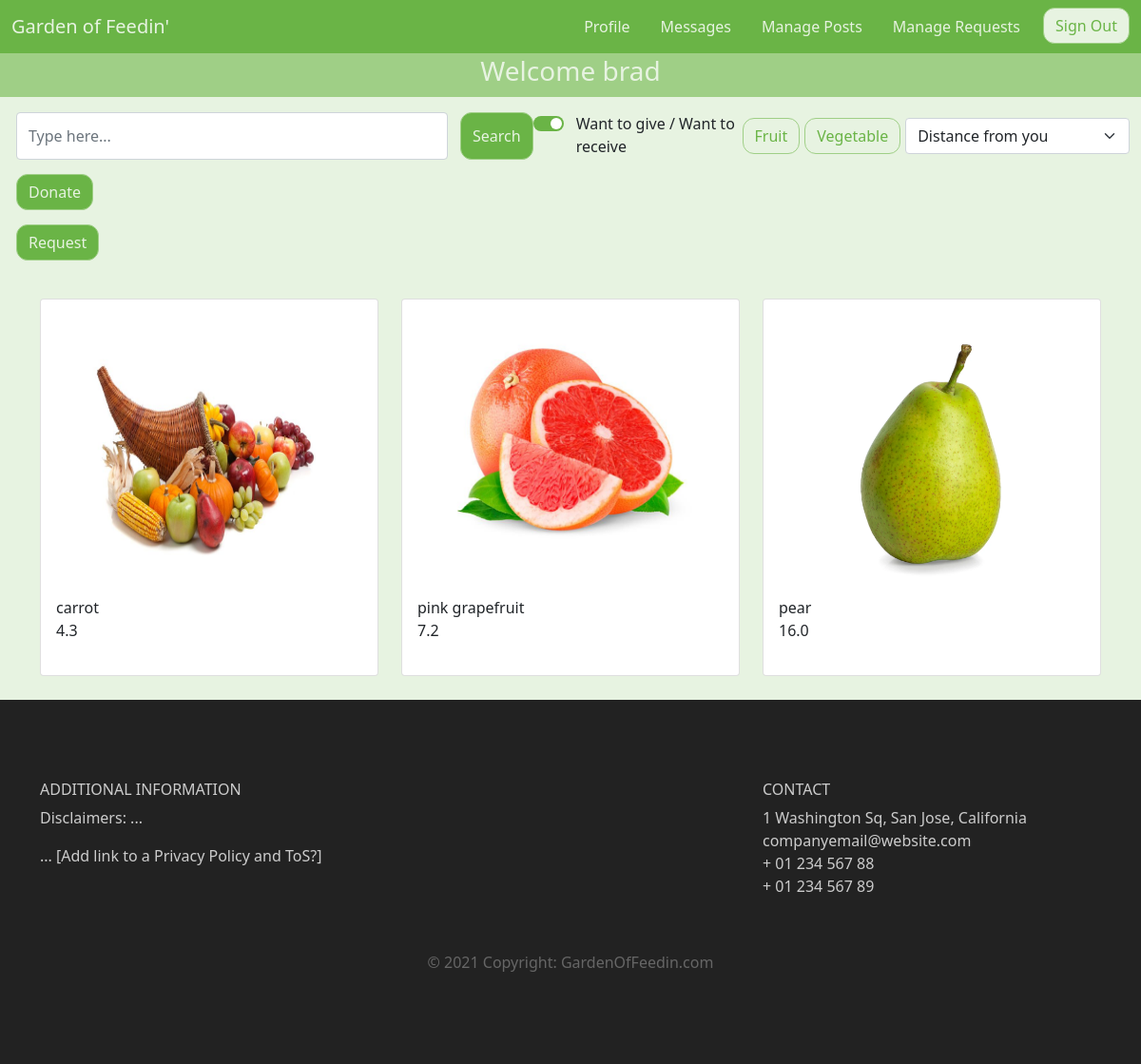
/landing (signed in), run on an earlier commit of the app's database.
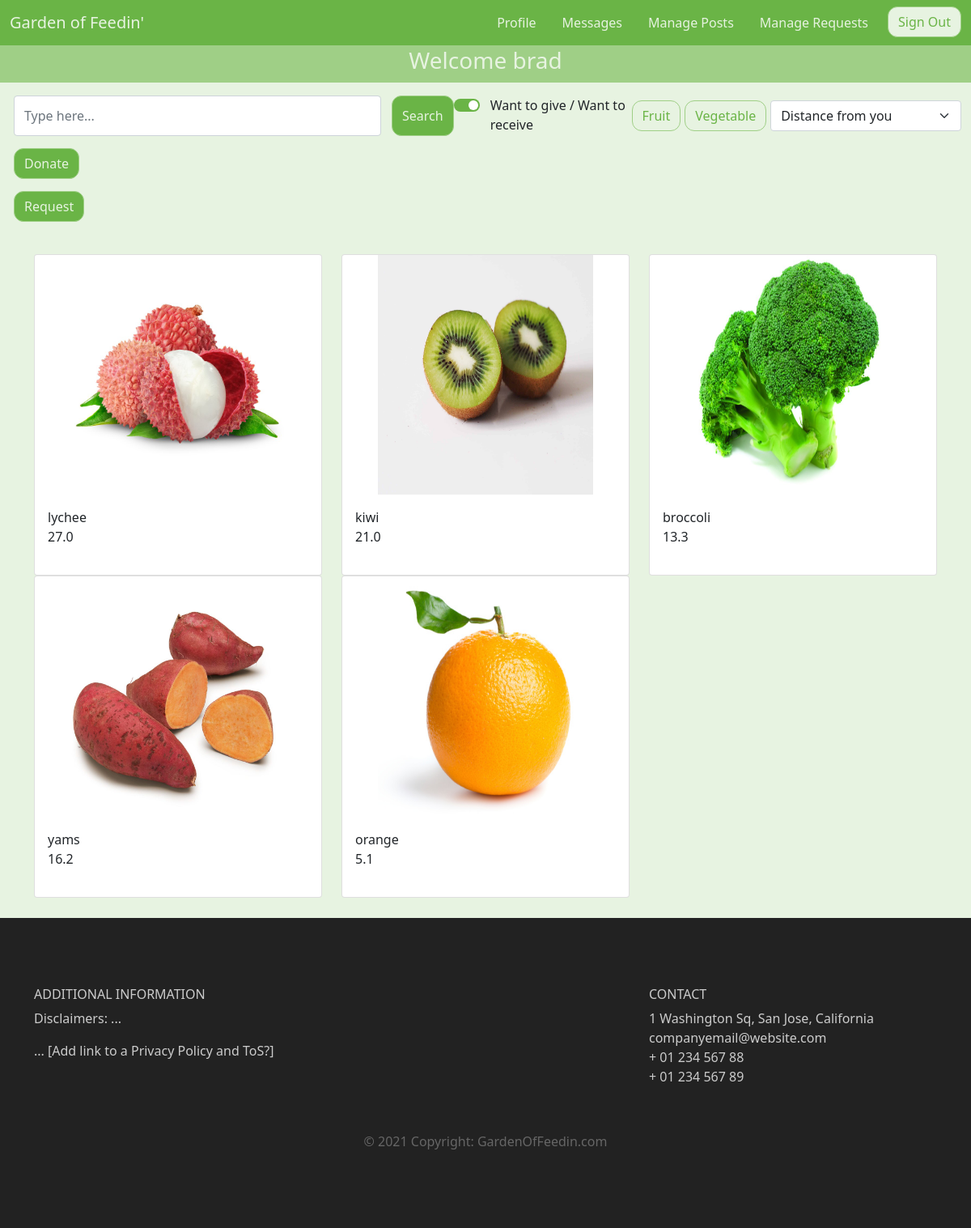
And on a later commit of the database.
### gardenApp/models.py (models this page shows, shortened)
class PublicUser(models.Model):
    email = models.EmailField(unique=True)
    username = models.CharField(max_length=64)
    pass_hash = models.CharField(max_length=128)
    address = models.CharField(max_length=256)
    verified = models.BooleanField(default=False)
    latitude = models.FloatField()
    longitude = models.FloatField()
    image = models.ImageField(upload_to="profile_images", default="profile_images/default_profile.png")

class Produce(models.Model):
    produce_name = models.CharField(max_length=64)
    weight = models.FloatField()
    fruits = models.BooleanField()
    veggies = models.BooleanField()
    owner = models.ForeignKey(PublicUser, on_delete=models.CASCADE)  # foreign key
    date_created = models.DateField(auto_now_add=True)  # date time
    image = models.ImageField(upload_to="produce_images", default="produce_images/default_produce.jpg")
    description = models.TextField(null=True)
    donated = models.BooleanField(default=False)

### gardenApp/views.py (the view)
# urls.py: path('landing', views.landing, name='landing'),
def landing(request):
    id = -1
    try:
        id = request.session['id']
    except:
        return redirect("/")
    user = PublicUser.objects.get(id=id)
    prod = Produce.objects.filter(donated=False)
    context = {
        'username': user.username,
        'searchQuery': prod,
        'recieving' : True
    }
    print('{} is logged in'.format(user.username))
    return render(request, 'landing.html', context)

### gardenApp/templates/landing.html (shortened to what this page needs)
<!DOCTYPE html>
<html lang="en">
    <head>
		<link href="https://cdn.jsdelivr.net/npm/bootstrap@5.1.3/dist/css/bootstrap.min.css" rel="stylesheet">
		<link rel="stylesheet" type="text/css" href="./../static/css/main.css">
	</head>
	<body>
		<nav class="navbar navbar-expand-md">
			<div class="container-fluid">
				<a class="navbar-brand" href="/landing">Garden of Feedin'
				</a>
				<div class="collapse navbar-collapse" id="main-navigation">
					<ul class="navbar-nav">
						<li class="nav-item">
							<a class="nav-link" href="/profile">Profile</a>
						</li>
						<li class="nav-item">
							<a class="nav-link" href="/messages">Messages</a>
						</li>
						<li class="nav-item">
							<a class="nav-link" href="/manage">Manage Posts</a>
						</li>
						<li class="nav-item">
							<a class="nav-link" href="/managerequests">Manage Requests</a>
						</li>
						<li class="nav-item">
							<a href="/signout" class="btn">Sign Out</a>
						</li>
					</ul>
				</div>
			</div>
		</nav>
		<nav class="navbar-light navbar-expand-md" style="background-color: #9FCF86;">
			<div class="welcome">
 			 <h3>Welcome {{ username }}</h3>
			</div>
		</nav>
		<div class="container-fluid form-group ">
			<div class="row">
				<form class="d-flex column-3" action='/search' method='POST'>
					<input class="form-control me-2 w-50" id="search" type="search" placeholder="Type here..." name="search" aria-label="Search">
					<button class="btn btn-primary" type="submit">Search</button>
				<h class="align-self-center form-check form-switch">
					{% if recieving %}
					<input class="form-check-input" type="checkbox" id="flexSwitchCheckDefault" name="recieving" Checked>
					{% else %}
					<input class="form-check-input" type="checkbox" id="flexSwitchCheckDefault" name="recieving">
					{% endif %}
					<label class="form-check-label" for="flexSwitchCheckDefault">Want to give / Want to receive</label>
				</h>
			  {% if fruits %}
			  <input type="radio" class="btn-check" name ="type" id="btn-fruit" autocomplete="off" value='fruit' Checked>
			  <label class="align-self-center  btn btn-outline-success" for="btn-fruit">Fruit</label><br>
			  <input type="radio" class="btn-check" name="type" id="btn-veg" autocomplete="off" value='veg'>
			  <label class="align-self-center  btn btn-outline-success" for="btn-veg">Vegetable</label><br>
			  {% else %}
			  <label class="align-self-center  btn btn-outline-success" for="btn-fruit">Fruit</label><br>
			  <label class="align-self-center  btn btn-outline-success" for="btn-veg">Vegetable</label><br>
			  {% endif %}
			  <select class="align-self-center w-25 form-select" aria-label="Default select example" name="dist">
				  <option selected>Distance from you</option>
			  </select>
				</form>
			</div>
			<form class="d-flex column-3" action='/createpost'>
				<button class="btn btn-primary" type="submit">Donate</button>
			</form>
			<form class="d-flex column-3" action='/createrequest'>
				<button class="btn btn-primary" type="submit">Request</button>
			</form>
		</div>
		<div class="container d-grid">
			<div class="row">
			{% for i in searchQuery %}
				{% if i.image %}
				{% if forloop.counter|divisibleby:3 %}
				<div class="col-lg-4 col-md-4 col-sm-12 d-flex">
					<div class="card h-100 w-100" data-bs-toggle="modal" data-bs-target="#popup{{i.id}}" style="margin-bottom: 50px;">
						<img class="card-image-top h-75 w-75 align-self-center align-items-stretch"  src="{{i.image.url}}" alt = "" >
						<div class="card-body">
							<p class="card-text">{{ i.produce_name }}<br>{{ i.weight }}</p>
						</div>
					</div>
				</div>
				{% else %}
				<div class="col-lg-4 col-md-4 col-sm-12 d-flex">
					<div class="card h-100 w-100" data-bs-toggle="modal" data-bs-target="#popup{{i.id}}" style="margin-bottom: 50px;">
						<img  class="card-image-top h-75 w-75 align-self-center align-items-stretch" src="{{i.image.url}}" class="card-image-top" alt = "" >
						<div class="card-body">
							<p class="card-text">{{ i.produce_name }}<br>{{ i.weight }}</p>
						</div>
					</div>
				</div>
				{% endif %}
				{% endif %}
				{% endfor %}
			</div>
		</div>
		<footer class="page-footer">
			<div class="container">
				<div class="row">
					<div class="col-lg-8 col-md-8 col-sm-12">
						<h6 class="text-uppercase font-weight-bold">Additional Information</h6>
						<p>Disclaimers: ...</p>
						<p>... [Add link to a Privacy Policy and ToS?]</p>
					</div>
				<div class="col-lg-4 col-md-4 col-sm-12">
					<h6 class="text-uppercase font-weight-bold">Contact</h6>
					<p>1 Washington Sq, San Jose, California
					<br/>companyemail@website.com
					<br/>+ 01 234 567 88
					<br/>+ 01 234 567 89</p>
				</div>
					<div class="footer-copyright text-center">© 2021 Copyright: GardenOfFeedin.com</div>
				</div>
			</div>
		</footer>
	</body>
</html>

### gardenApp/static/css/main.css (style rules this page uses)
body { padding: 0; margin: 0; background: #E7F3E1; }
.navbar { background:#6ab446; }
.nav-link, .navbar-brand { color: #E7F3E1; cursor: pointer; }
.nav-link { margin-right: 1em !important; }
.navbar-collapse { justify-content: flex-end; }
.btn { border:1px solid #9FCF86; background:#E7F3E1; border-radius: 12px; color:#6ab446; }
.btn-primary { border:1px solid #9FCF86; background:#6ab446; border-radius: 12px; color:#E7F3E1; }
.page-footer { background-color: #222; color: #ccc; padding: 60px 0 30px; margin-top: 15px; }
.footer-copyright { color: #666; padding: 40px 0; }
.welcome { text-align: center; padding: 2px 0; }
.welcome h3 { color:#E7F3E1; }
.form-group { margin-top: 16px; }
.form-group input, button, label, select { margin-bottom: 15px; margin-left: 5px; }
.form-switch .form-check-input:checked { background-color: #6ab446; border-color: #6ab446; border: none; }
.container { margin-top: 25px; margin-bottom: 25px; }

What changed in the data, as far as the page shows it:
no longer on this page (row edited): Produce: image (placeholder picture), produce_name "carrot", weight "4.3"
no longer on this page (row edited): Produce: image (picture), produce_name "pink grapefruit", weight "7.2"
removed Produce: image (picture), produce_name "pear", weight "16.0"
added Produce: image (picture), produce_name "lychee", weight "27.0"
added Produce: image (picture), produce_name "kiwi", weight "21.0"
added Produce: image (picture), produce_name "broccoli", weight "13.3"
added Produce: image (picture), produce_name "yams", weight "16.2"
added Produce: image (picture), produce_name "orange", weight "5.1"
